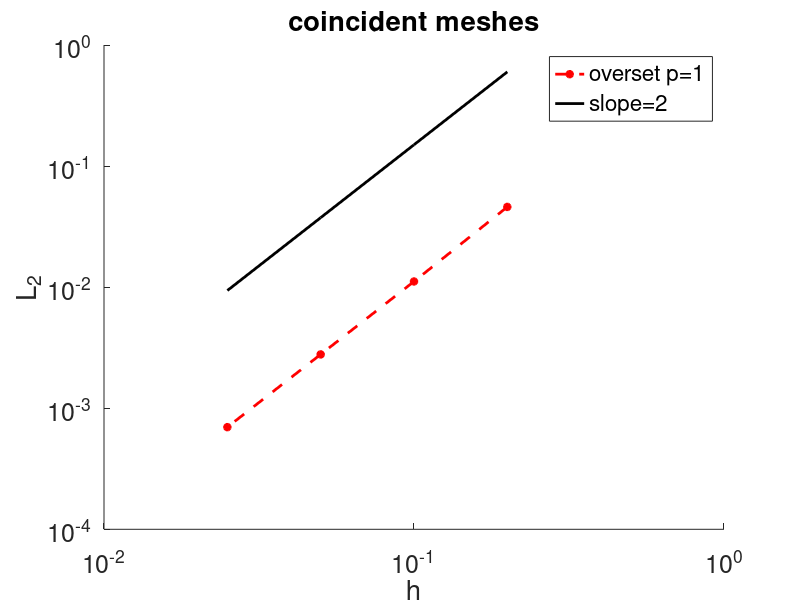
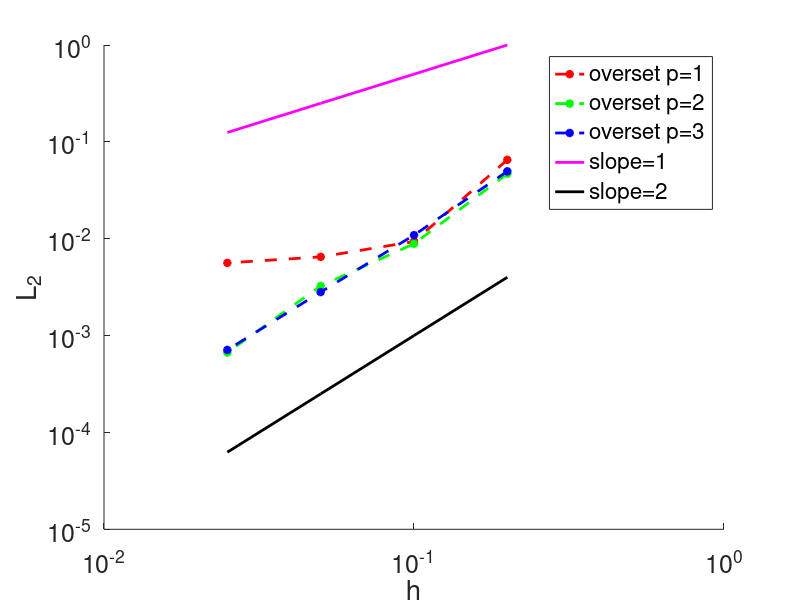

The MATLAB script that drew these images, in order:
clc; close all; clear all;

%% problem properties
% pp = containers.Map({            'prblm', 'dof per node', 'conductivity'}, ...
%                      { "steady heat MMS",              1,              1});
%                  
% % background mesh
% box1 = [-2,2; -2,2];
% h1   = [ 0.2,  0.2]/2/2/2;
% 
% % boundary condition map - bottom, right, top, left
% bc1 = containers.Map({   'bottom',     'right',       'top',      'left'}, ...
%                      {"dirichlet", "dirichlet", "dirichlet", "dirichlet"});
% % near body mesh
% box2 = [-1 1; -1 1];
% h2   = [ 0.2,  0.2]/2/2/2;
% 
% % boundary condition map - bottom, right, top, left
% bc2 = containers.Map({ 'bottom',   'right',     'top',    'left'}, ...
%                      {"overset", "overset", "overset", "overset"});
% 
% % implicit hole cutting options -- apply to both grids
% % mandatory firnge - number of points inward from the overset boundary to
% %                    be marked as fringe
% % overlap          - minimum distance between innermost fringe points on 
% %                    each grid this value can vary from boundary to 
% %                    boundary
% ov_info = containers.Map({ 'num grids', 'mesh1 donor', 'mesh2 donor', 'mandatory frng', 'overlap', 'donor_grid', 'intrp_type', 'intrp_order'}, ...
%                          {  2, 2, 1, 2, [4*0.1, 4*0.1, 4*0.1, 4*0.1], "tensor", "lagrange", 1 });
% 
% % convergence parameters
% N_iters    =    10; % Maximum number of Newton steps
% resnrmdrop = 1e-09; % Newton convergence criteria

del    = 0.2;
h      = [del del/2 del/4 del/8];
L2     = [4.598126e-02 1.113857e-02 2.782573e-03 6.979062e-04];
y_vals = 15*h.^2;


figure(1)
clf
hold on
plot(h,L2,'--*r','LineWidth', 2);
plot(h,y_vals,  '-k','LineWidth', 2);
set(gca, 'XScale', 'log', 'YScale', 'log');
xlabel('h','FontSize',18); ylabel('L_2','FontSize',18);
title('coincident meshes','FontSize',18);
legend('overset p=1', 'slope=2');
set(gcf,'color','w');
set(gca, 'FontSize', 18);


%% problem properties
% pp = containers.Map({            'prblm', 'dof per node', 'conductivity'}, ...
%                      { "steady heat MMS",              1,              1});
%                  
% % background mesh
% box1 = [-2,2; -2,2];
% h1   = [ 0.2,  0.2]/2/2/2;
% 
% % boundary condition map - bottom, right, top, left
% bc1 = containers.Map({   'bottom',     'right',       'top',      'left'}, ...
%                      {"dirichlet", "dirichlet", "dirichlet", "dirichlet"});
% near body mesh
% box2 = [-1.13625,0.86375; -1.13625,0.86375];
% h2   = [             0.2,              0.2];
% 
% % boundary condition map - bottom, right, top, left
% bc2 = containers.Map({ 'bottom',   'right',     'top',    'left'}, ...
%                      {"overset", "overset", "overset", "overset"});
% 
% % implicit hole cutting options -- apply to both grids
% % mandatory firnge - number of points inward from the overset boundary to
% %                    be marked as fringe
% % overlap          - minimum distance between innermost fringe points on 
% %                    each grid this value can vary from boundary to 
% %                    boundary
% ov_info = containers.Map({ 'num grids', 'mesh1 donor', 'mesh2 donor', 'mandatory frng', 'overlap', 'donor_grid', 'intrp_type', 'intrp_order'}, ...
%                          {  2, 2, 1, 2, [4*0.1, 4*0.1, 4*0.1, 4*0.1], "tensor", "lagrange", 1 });
% 
% % convergence parameters
% N_iters    =    10; % Maximum number of Newton steps
% resnrmdrop = 1e-09; % Newton convergence criteria

del    = 0.2;
h      = [del del/2 del/4 del/8];
L2     = [4.598126e-02 1.113857e-02 2.782573e-03 6.979062e-04];
L2_p1  = [6.526605e-02 9.348554e-03 6.497774e-03 5.626061e-03];
L2_p2  = [4.684465e-02 8.873482e-03 3.253635e-03 6.685104e-04];
L2_p3  = [4.962786e-02 1.088594e-02 2.814165e-03 7.110412e-04];
y_vals1= 5*h;
y_vals2= 0.1*h.^2;

figure(2)
clf
hold on
plot(h,L2_p1,'--*r','LineWidth', 2);
plot(h,L2_p2,'--*g','LineWidth', 2);
plot(h,L2_p3,'--*b','LineWidth', 2);
plot(h,y_vals1,'-m','LineWidth', 2);
plot(h,y_vals2,'-k','LineWidth', 2);
set(gca, 'XScale', 'log', 'YScale', 'log');
xlabel('h','FontSize',18); ylabel('L_2','FontSize',18);
legend('overset p=1', 'overset p=2', 'overset p=3', 'slope=1', 'slope=2');
set(gcf,'color','w');
set(gca, 'FontSize', 18);